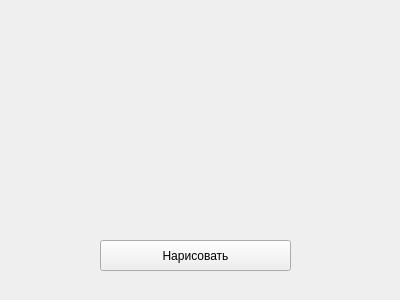
<?xml version="1.0" encoding="UTF-8"?>
<ui version="4.0">
 <class>Form</class>
 <widget class="QWidget" name="Form">
  <property name="geometry">
   <rect>
    <x>0</x>
    <y>0</y>
    <width>400</width>
    <height>300</height>
   </rect>
  </property>
  <property name="windowTitle">
   <string>Form</string>
  </property>
  <widget class="QPushButton" name="pushButton">
   <property name="geometry">
    <rect>
     <x>100</x>
     <y>240</y>
     <width>191</width>
     <height>31</height>
    </rect>
   </property>
   <property name="text">
    <string>Нарисовать</string>
   </property>
  </widget>
 </widget>
 <resources/>
 <connections/>
</ui>
